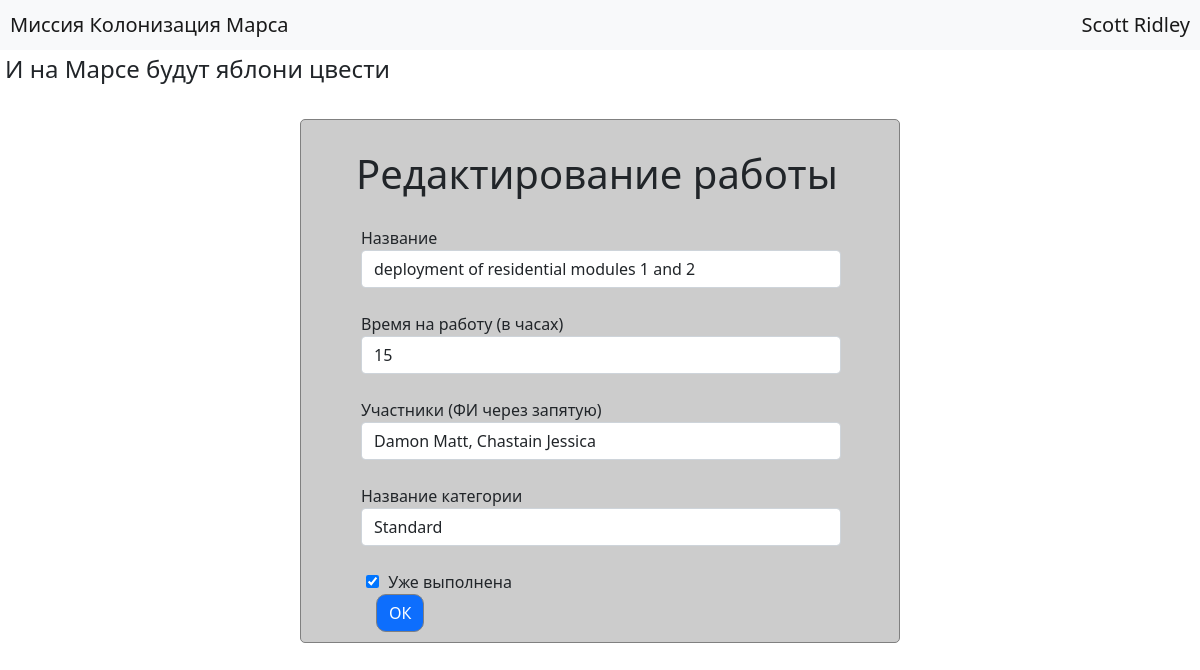
Page /add_job/1 (signed in) on the earlier database version.
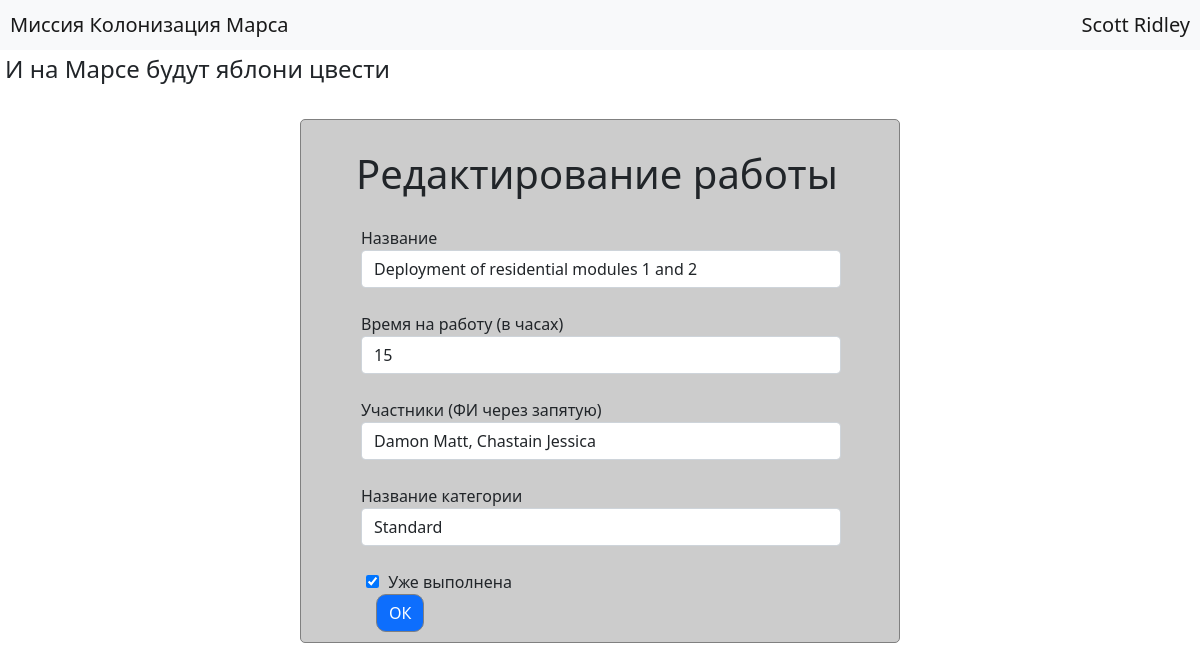
Same page on the later database version.
### data/users.py (models this page shows, shortened)
class User(SqlAlchemyBase, UserMixin, SerializerMixin):
    __tablename__ = 'users'
    id = Column(sqlalchemy.Integer, primary_key=True, autoincrement=True)
    surname = Column(sqlalchemy.String)
    name = Column(sqlalchemy.String)
    age = Column(sqlalchemy.Integer)
    position = Column(sqlalchemy.String)
    speciality = Column(sqlalchemy.String)
    address = Column(sqlalchemy.String)
    city_from = Column(sqlalchemy.String)
    email = Column(sqlalchemy.String, unique=True)
    hashed_password = Column(sqlalchemy.String)
    modified_date = Column(sqlalchemy.DateTime, default=datetime.datetime.now)
    def fio(self):
        return self.surname + ' ' + self.name

### data/jobs.py (models this page shows, shortened)
class Jobs(SqlAlchemyBase, SerializerMixin):
    __tablename__ = 'jobs'
    id = Column(sqlalchemy.Integer, primary_key=True, autoincrement=True)
    team_leader = Column(sqlalchemy.Integer, sqlalchemy.ForeignKey("users.id"))
    job = Column(sqlalchemy.String)
    work_size = Column(sqlalchemy.Integer)
    collaborators = Column(sqlalchemy.String)
    category = Column(sqlalchemy.Integer, sqlalchemy.ForeignKey("categories.id"))
    start_date = Column(sqlalchemy.DateTime, default=datetime.now)
    end_date = Column(sqlalchemy.DateTime, default=lambda: datetime.now() + timedelta(days=1))
    is_finished = Column(sqlalchemy.Boolean, default=False)

### main.py (the view, shortened to what this page needs)
@app.route('/add_job/<int:id>',  methods=['GET', 'POST'])
@login_required
def update_job(id):
    form = JobsForm()
    session = create_session()
    job = session.query(Jobs).filter(Jobs.id == id).first()
    if current_user.id != 1 and current_user.id != job.team_leader:
        return redirect('/')
    form.job.data = job.job
    form.work_size.data = job.work_size
    collaborators = []
    for collaborator in job.collaborators.split(', '):
        collaborators.append(session.query(User).filter(User.id == collaborator).first().fio())
    form.collaborators.data = ', '.join(collaborators)
    form.category.data = session.query(Category).filter(Category.id == job.category).first().name
    form.is_finished.data = job.is_finished
    return render_template('job.html', title=f"Редактирование работы", form=form)

### forms/jobs.py
class JobsForm(FlaskForm):
    job = StringField('Название', validators=[DataRequired()])
    work_size = IntegerField('Время на работу (в часах)', validators=[DataRequired()])
    collaborators = StringField('Участники (ФИ через запятую)', validators=[DataRequired()])
    category = StringField('Название категории', validators=[DataRequired()])
    is_finished = BooleanField('Уже выполнена')
    submit = SubmitField('ОК')

### data/db_session.py (called while the page is built)
def create_session() -> Session:
    global __factory
    return __factory()

### main.py (called while the page is built)
@login_manager.user_loader
def load_user(user_id):
    session = create_session()
    return session.query(User).get(user_id)

### templates/job.html (shortened to what this page needs)
{% extends "base.html" %}
{% block content %}
<form class="login_form" method="post">
    <h1>{{ title }}</h1>
    <p>
        {{ form.job.label }}<br>
        {{ form.job(class="form-control") }}<br>
    </p>
    <p>
        {{ form.work_size.label }}<br>
        {{ form.work_size(class="form-control") }}<br>
    </p>
    <p>
        {{ form.collaborators.label }}<br>
        {{ form.collaborators(class="form-control") }}<br>
    </p>
    <p>
        {{ form.category.label }}<br>
        {{ form.category(class="form-control") }}<br>
    </p>
    <p class="checkmark">{{ form.is_finished() }} {{ form.is_finished.label }}</p>
    <p>{{ form.submit(type="submit", class="btn btn-primary") }}</p>
</form>
{% endblock %}

### templates/base.html (shortened to what this page needs)
<!DOCTYPE html>
<html lang="en">
    <head>
        <link rel="stylesheet"
        href="https://cdn.jsdelivr.net/npm/bootstrap@5.0.0-beta1/dist/css/bootstrap.min.css"
>
        <link rel="stylesheet" type="text/css" href="/static/css/style.css"/>
    </head>
    <body>
        <header>
            <nav class="navbar navbar-light bg-light">
                <a class="navbar-brand" href="/">Миссия Колонизация Марса</a>
                {% if current_user.is_authenticated %}
                    <a class="navbar-brand" href="/logout">{{ current_user.surname + ' ' + current_user.name }}</a>
                {% else %}
                    <p>
                        <a class="btn btn-primary " href="/register">Зарегистрироваться</a>
                        <a class="btn btn-success" href="/login">Войти</a>
                    </p>
                {% endif %}
            </nav>
            <h4> И на Марсе будут яблони цвести</h4>
        </header>
        {% block content %}{% endblock %}
    </body>
</html>

### static/css/style.css (style rules this page uses)
form { margin-top: 30px; margin-bottom: 20px; margin-left: auto; margin-right: auto; border: 1px solid gray; border-radius: 5px; padding: 10px; }
form.login_form { width: 600px; background-color: #cccccc; text-indent: 25px; }
p.checkmark { text-indent: 5px; }
a { text-decoration: none; white-space: nowrap; cursor: pointer; color: #050505; }
nav { min-height: 50px; background-color: #eeeefe; }
.navbar { padding-top: 0px; padding-bottom: 0px; }
a.navbar-brand { margin-left: 10px; margin-right: 10px; padding-top: 0px; padding-bottom: 0px; }
p { margin-bottom: 0px; }
h1 { margin-left: auto; margin-right: auto; max-width: 600px; padding: 20px; }
h4 { padding: 5px; }
label { font: 30px; }
input { margin-left: 50px; max-width: 480px; }
.btn { margin-left: 40px; border: 1px solid gray; border-radius: 10px; text-indent: 0px; }

Differences in the rows shown:
changed Jobs "Damon Matt, Chastain Jessica": job "deployment of residential modules 1 and 2" → "Deployment of residential modules 1 and 2"
